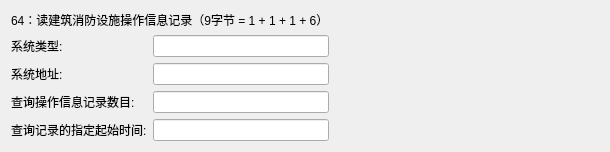
               <widget class="QWidget" name="page_22">
                <layout class="QGridLayout" name="gridLayout_25">
                 <item row="1" column="0">
                  <widget class="QLabel" name="label_91">
                   <property name="text">
                    <string>系统类型:</string>
                   </property>
                  </widget>
                 </item>
                 <item row="2" column="1">
                  <widget class="QLineEdit" name="Line_64_2"/>
                 </item>
                 <item row="0" column="0" colspan="2">
                  <widget class="QLabel" name="label_92">
                   <property name="maximumSize">
                    <size>
                     <width>16777215</width>
                     <height>60</height>
                    </size>
                   </property>
                   <property name="text">
                    <string>64：读建筑消防设施操作信息记录（9字节 = 1 + 1 + 1 + 6）</string>
                   </property>
                  </widget>
                 </item>
                 <item row="2" column="0">
                  <widget class="QLabel" name="label_94">
                   <property name="text">
                    <string>系统地址:</string>
                   </property>
                  </widget>
                 </item>
                 <item row="1" column="2">
                  <spacer name="horizontalSpacer_19">
                   <property name="orientation">
                    <enum>Qt::Orientation::Horizontal</enum>
                   </property>
                   <property name="sizeHint" stdset="0">
                    <size>
                     <width>270</width>
                     <height>20</height>
                    </size>
                   </property>
                  </spacer>
                 </item>
                 <item row="1" column="1">
                  <widget class="QLineEdit" name="Line_64_1"/>
                 </item>
                 <item row="3" column="0">
                  <widget class="QLabel" name="label_93">
                   <property name="text">
                    <string>查询操作信息记录数目:</string>
                   </property>
                  </widget>
                 </item>
                 <item row="3" column="1">
                  <widget class="QLineEdit" name="Line_64_3"/>
                 </item>
                 <item row="4" column="0">
                  <widget class="QLabel" name="label_95">
                   <property name="text">
                    <string>查询记录的指定起始时间:</string>
                   </property>
                  </widget>
                 </item>
                 <item row="4" column="1">
                  <widget class="QLineEdit" name="Line_64_4"/>
                 </item>
                </layout>
               </widget>
